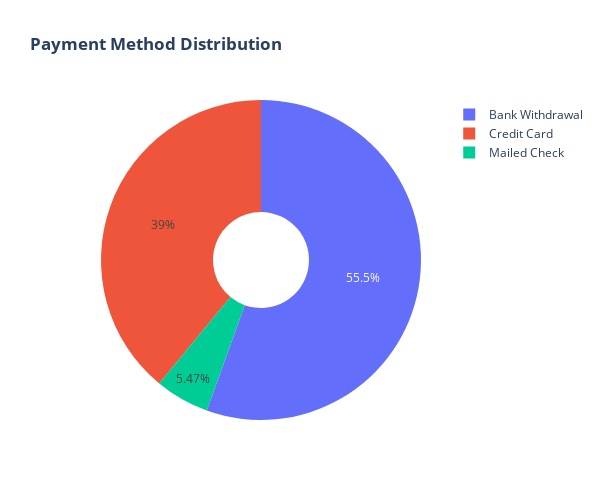

Notebook code for this chart:
### Code cell
labels = dfdef['Payment Method'].value_counts().index
values = dfdef['Payment Method'].value_counts().values

# Create pie chart
fig = go.Figure(data=[go.Pie(labels=labels, values=values, hole=0.3)])

fig.update_layout(
    title_text="<b>Payment Method Distribution</b>",
    width=600,
    height=500
)

fig.show()

### Figure 1 — Plotly figure (JSON) as saved in the notebook; plotly's stock layout.template omitted (floating-point values rounded to 4 significant figures)
{"data": [{"hole": 0.3, "labels": ["Bank Withdrawal", "Credit Card", "Mailed Check"], "type": "pie", "values": [3909, 2749, 385]}], "layout": {"height": 500, "title": {"text": "<b>Payment Method Distribution</b>"}, "width": 600}}
